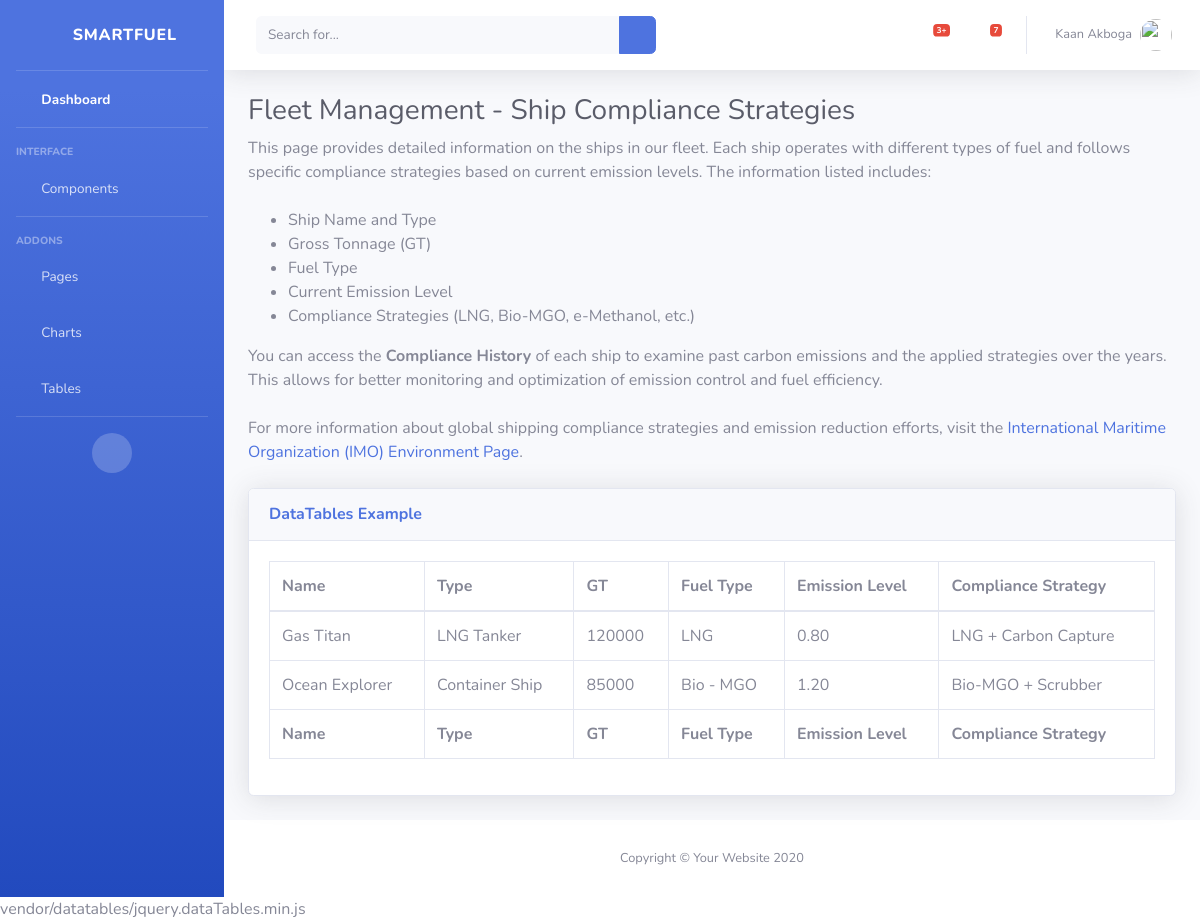
Before: /tables/ with the older database file.
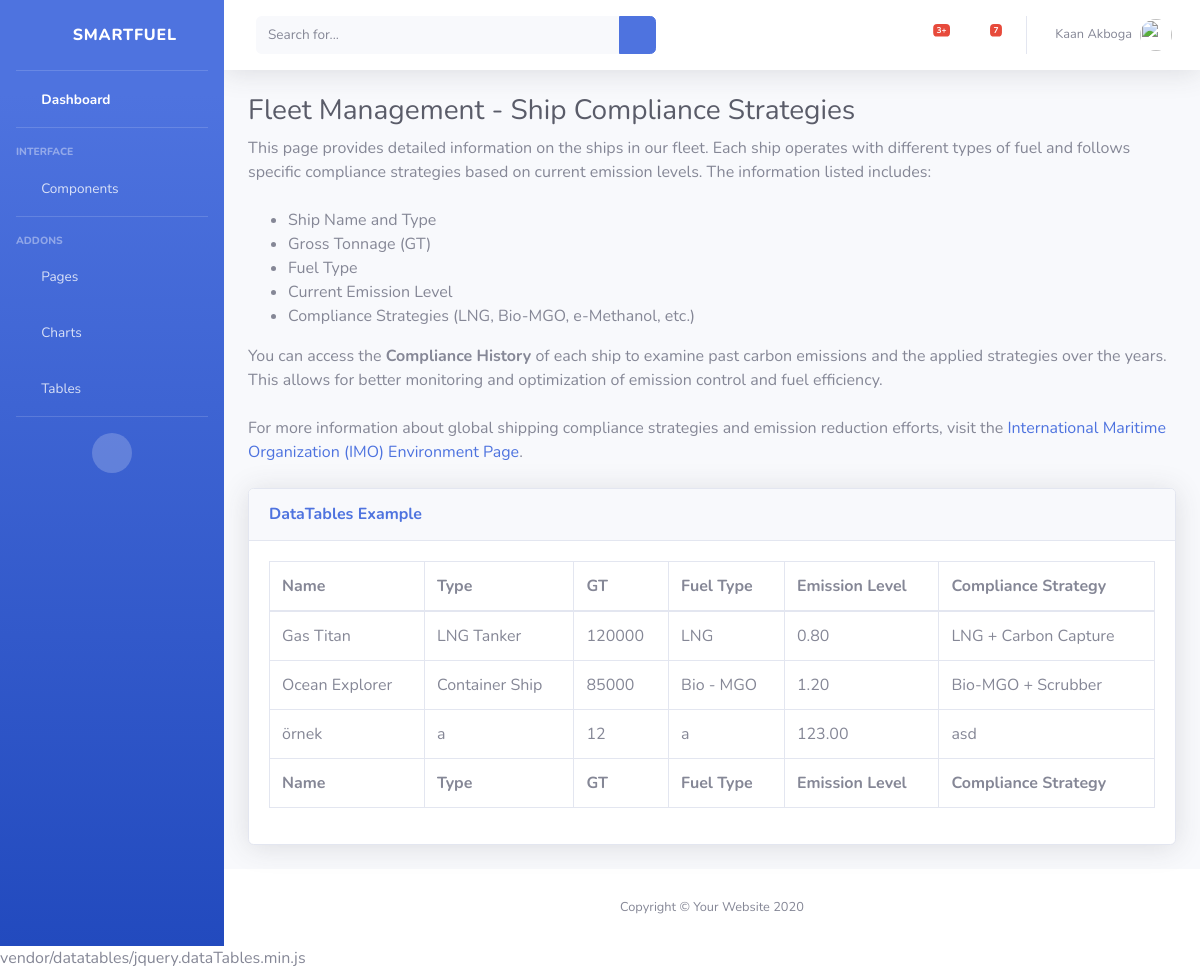
After: the same page with the newer database file.
### core/models.py (models this page shows, shortened)
class Ship(models.Model):
    name = models.CharField(max_length=255)
    ship_type = models.CharField(max_length=255)
    gt = models.IntegerField()
    fuel_type = models.CharField(max_length=255)
    emission_level = models.DecimalField(max_digits=10, decimal_places=2)
    compliance_strategy = models.CharField(max_length=255)

### core/views.py (the view)
# urls.py: path('tables/', tables, name='tables'),
def tables(request):
    ships = Ship.objects.all()
    return render(request, 'tables.html', {'ships': ships})

### templates/tables.html (shortened to what this page needs)
{% load static %}
<!DOCTYPE html>
<html lang="en">
<head>
    <link href="{% static 'vendor/fontawesome-free/css/all.min.css' %}" rel="stylesheet" type="text/css">
    <link href="{% static 'css/sb-admin-2.min.css' %}" rel="stylesheet">
    <link href="{% static 'vendor/datatables/dataTables.bootstrap4.min.css' %}" rel="stylesheet">
</head>
<body id="page-top">
    <div id="wrapper">
        <ul class="navbar-nav bg-gradient-primary sidebar sidebar-dark accordion" id="accordionSidebar">
            <a class="sidebar-brand d-flex align-items-center justify-content-center" href="{% url 'index' %}">
                <div class="sidebar-brand-icon rotate-n-15">
                    <i class="fas fa-laugh-wink"></i>
                </div>
                <div class="sidebar-brand-text mx-3">SmartFuel</div>
            </a>
            <hr class="sidebar-divider my-0">
            <li class="nav-item active">
                <a class="nav-link" href="{% url 'index' %}">
                    <i class="fas fa-fw fa-tachometer-alt"></i>
                    <span>Dashboard</span></a>
            </li>
            <hr class="sidebar-divider">
            <div class="sidebar-heading">
                Interface
            </div>
            <li class="nav-item">
                <a class="nav-link collapsed" href="#" data-toggle="collapse" data-target="#collapseTwo"
                    aria-expanded="true" aria-controls="collapseTwo">
                    <i class="fas fa-fw fa-cog"></i>
                    <span>Components</span>
                </a>
            </li>
            <hr class="sidebar-divider">
            <div class="sidebar-heading">
                Addons
            </div>
            <li class="nav-item">
                <a class="nav-link collapsed" href="#" data-toggle="collapse" data-target="#collapsePages"
                    aria-expanded="true" aria-controls="collapsePages">
                    <i class="fas fa-fw fa-folder"></i>
                    <span>Pages</span>
                </a>
            </li>
            <li class="nav-item">
                <a class="nav-link" href="{% url 'charts' %}"</a>
                    <i class="fas fa-fw fa-chart-area"></i>
                    <span>Charts</span></a>
            </li>
            <li class="nav-item">
               <a class="nav-link" href="{% url 'tables' %}">
                   <i class="fas fa-fw fa-table"></i>
                   <span>Tables</span>
               </a>
            </li>
            <hr class="sidebar-divider d-none d-md-block">
            <div class="text-center d-none d-md-inline">
                <button class="rounded-circle border-0" id="sidebarToggle"></button>
            </div>
        </ul>
        <div id="content-wrapper" class="d-flex flex-column">
            <div id="content">
                <nav class="navbar navbar-expand navbar-light bg-white topbar mb-4 static-top shadow">
                    <form
                        class="d-none d-sm-inline-block form-inline mr-auto ml-md-3 my-2 my-md-0 mw-100 navbar-search">
                        <div class="input-group">
                            <input type="text" class="form-control bg-light border-0 small" placeholder="Search for..."
                                aria-label="Search" aria-describedby="basic-addon2">
                            <div class="input-group-append">
                                <button class="btn btn-primary" type="button">
                                    <i class="fas fa-search fa-sm"></i>
                                </button>
                            </div>
                        </div>
                    </form>
                    <ul class="navbar-nav ml-auto">
                        <li class="nav-item dropdown no-arrow mx-1">
                            <a class="nav-link dropdown-toggle" href="#" id="alertsDropdown" role="button"
                                data-toggle="dropdown" aria-haspopup="true" aria-expanded="false">
                                <i class="fas fa-bell fa-fw"></i>
                                <span class="badge badge-danger badge-counter">3+</span>
                            </a>
                        </li>
                        <li class="nav-item dropdown no-arrow mx-1">
                            <a class="nav-link dropdown-toggle" href="#" id="messagesDropdown" role="button"
                                data-toggle="dropdown" aria-haspopup="true" aria-expanded="false">
                                <i class="fas fa-envelope fa-fw"></i>
                                <span class="badge badge-danger badge-counter">7</span>
                            </a>
                        </li>
                        <li class="nav-item dropdown no-arrow">
                            <a class="nav-link dropdown-toggle" href="#" id="userDropdown" role="button"
                                data-toggle="dropdown" aria-haspopup="true" aria-expanded="false">
                                <span class="mr-2 d-none d-lg-inline text-gray-600 small">Kaan Akboga</span>
                                <img class="img-profile rounded-circle" src="{% static 'img/undraw_profile.svg' %}">
                            </a>
                        </li>
                    </ul>
                </nav>
                <div class="container-fluid">
                    <h1 class="h3 mb-2 text-gray-800">Fleet Management - Ship Compliance Strategies</h1>
                    <p class="mb-4">
                        This page provides detailed information on the ships in our fleet. Each ship operates with
                        different types of fuel and follows specific compliance strategies based on current emission levels.
                        The information listed includes:
                    </p>
                    <ul>
                        <li>Ship Name and Type</li>
                        <li>Gross Tonnage (GT)</li>
                        <li>Fuel Type</li>
                        <li>Current Emission Level</li>
                        <li>Compliance Strategies (LNG, Bio-MGO, e-Methanol, etc.)</li>
                    </ul>
                    <p class="mb-4">
                        You can access the <strong>Compliance History</strong> of each ship to examine past carbon
                        emissions and the applied strategies over the years. This allows for better monitoring and
                        optimization of emission control and fuel efficiency.
                    </p>
                    <p class="mb-4">
                     For more information about global shipping compliance strategies and emission reduction efforts, visit the
                        <a target="_blank" href="https://www.imo.org/en/OurWork/Environment/Pages/Default.aspx">International Maritime Organization (IMO) Environment Page</a>.
                    </p>
                    <div class="card shadow mb-4">
                        <div class="card-header py-3">
                            <h6 class="m-0 font-weight-bold text-primary">DataTables Example</h6>
                        </div>
                        <div class="card-body">
                            <div class="table-responsive">
                                <table class="table table-bordered" id="dataTable" width="100%" cellspacing="0">
                                    <thead>
                                        <tr>
                                            <th>Name</th>
                                            <th>Type</th>
                                            <th>GT</th>
                                            <th>Fuel Type</th>
                                            <th>Emission Level</th>
                                            <th>Compliance Strategy</th>
                                        </tr>
                                    </thead>
                                    <tfoot>
                                        <tr>
                                            <th>Name</th>
                                            <th>Type</th>
                                            <th>GT</th>
                                            <th>Fuel Type</th>
                                            <th>Emission Level</th>
                                            <th>Compliance Strategy</th>
                                        </tr>
                                    </tfoot>
                                    <tbody>
                                        {% for ship in ships %}
                                        <tr>
                                            <td>{{ ship.name }}</td>
                                            <td>{{ ship.ship_type }}</td>
                                            <td>{{ ship.gt }}</td>
                                            <td>{{ ship.fuel_type }}</td>
                                            <td>{{ ship.emission_level }}</td>
                                            <td>{{ ship.compliance_strategy }}</td>
                                        </tr>
                                        {% endfor %}
                                    </tbody>
                                </table>
                            </div>
                        </div>
                    </div>
                </div>
            </div>
            <footer class="sticky-footer bg-white">
                <div class="container my-auto">
                    <div class="copyright text-center my-auto">
                        <span>Copyright &copy; Your Website 2020</span>
                    </div>
                </div>
            </footer>
        </div>
    </div>
vendor/datatables/jquery.dataTables.min.js
</body>
</html>

Changed rows visible on the page:
added Ship: name "örnek", ship_type "a", gt "12", fuel_type "a", emission_level "123.00", compliance_strategy "asd"
